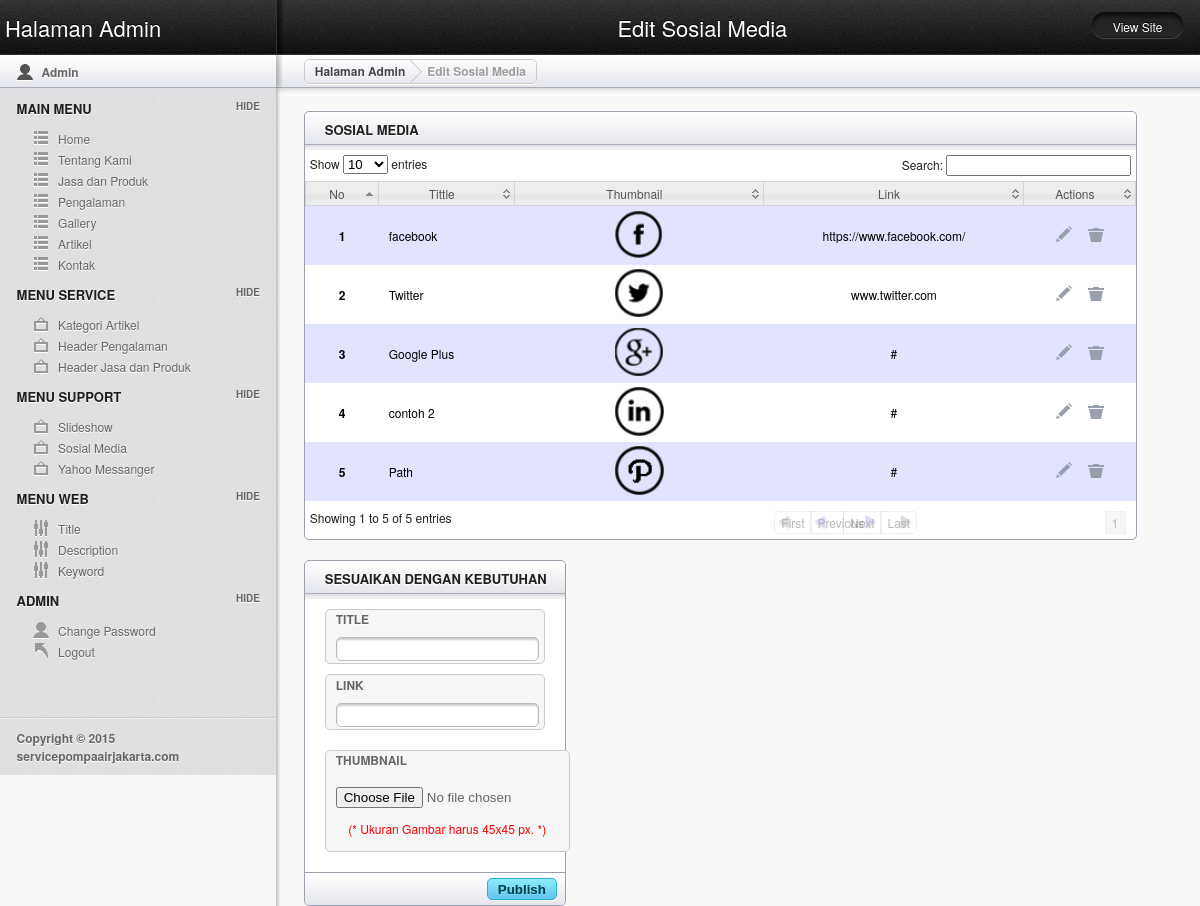
Page /adm/media.php?module=sosmed (signed in) on the committed database.
### tables this page shows
CREATE TABLE IF NOT EXISTS `mod_sosial` (
  `id` int(2) NOT NULL AUTO_INCREMENT,
  `nama` varchar(100) NOT NULL,
  `link` varchar(150) NOT NULL,
  `gambar` varchar(150) NOT NULL,
  PRIMARY KEY (`id`)
);

### adm/modul/mod_sosial/sosial.php (the view, shortened to what this page needs)
<?php
 if (empty($_SESSION['username']) AND empty($_SESSION['passuser'])){
  echo "<link href='style.css' rel='stylesheet' type='text/css'>
 <center>Untuk mengakses modul, Anda harus login <br>";
  echo "<a href=../../index.php><b>LOGIN</b></a></center>";
}
else { ?>
		<?php
		$aksi="modul/mod_banner/aksi_banner.php";
		switch($_GET[act]){
			default:
		?>
		<article style="min-width:535px;" class="module width_3_quarter">
			<header><h3 class="tabs_involved">Sosial Media</h3>
			</header>
			<table class='display' id='example'>
			<thead>
				<tr>
    				<th>No</th>
    				<th>Tittle</th>
    				<th width="5%">Thumbnail</th>
    				<th>Link</th>
    				<th>Actions</th>
				</tr>
			</thead>
			<tbody>
			<?php
				$no=1;
				$banner = mysql_query("SELECT * FROM mod_sosial ORDER BY id ASC");
				while($s=mysql_fetch_array($banner)){
				?>
<tr>
<th><?php echo"$no" ?></th>
<td><?php echo"$s[nama]" ?></td>
<td width="30%"><center><img style="height:50px;" src="../joimg/<?php echo"$s[gambar]" ?>"></center></td>
<td style="text-align: center;"><?php echo"$s[link]" ?></td>
<td style="text-align:center">
<a href="<?php echo"?module=sosmed&act=edit&id=$s[id]";?>"><input type="image" src="images/icn_edit.png" title="Edit"></a>&nbsp;&nbsp;&nbsp;&nbsp;&nbsp;<a href="<?php echo"$aksi?module=sosmed&act=hapus&id=$s[id]";?>" onclick="return confirm('Apakah anda yakin menghapus banner ini?');"><input type="image" src="images/icn_trash.png" title="Trash"></a></td>
				</tr>
			<?php $no++; } ?>
			</tbody>
			</table>
		</article>
<article style="min-width:260px;" class="module width_quarter">
<header><h3>Sesuaikan dengan Kebutuhan</h3></header>
<form method='POST' enctype='multipart/form-data' action='modul/mod_sosial/aksi_sosial.php?module=sosmed&act=insertnew'>
				<div class="module_content">
<fieldset>
<label>Title</label>
<input name="nama" type="text">
</fieldset>
<fieldset>
<label>Link</label>
<input name="link" type="text">
</fieldset>
<fieldset style="float:left; width:30%; margin-right: 3%;">
<label>Thumbnail</label><br /><br />
<input style="margin-left:10px; margin-right:-20px;" type="file" name="fupload">
<p style="text-align:center; color: #ff0000;">(* Ukuran Gambar harus 45x45 px. *)</p>
</fieldset>
</div>
			<footer>
				<div class="submit_link">
					<input type="submit" value="Publish" class="alt_btn">
				</div>
			</footer>
			</form>
		</article>
		<?php break;
		?>
		<?php
		 } ?>
<?php } ?>

### adm/media.php (shortened to what this page needs)
<?php
if (empty($_SESSION['username']) AND empty($_SESSION['passuser'])){
  echo "<link href='css/screen.css' rel='stylesheet' type='text/css'><link href='css/reset.css' rel='stylesheet' type='text/css'>
 <center>Anda harus login dulu <br>";
  echo "<a href=index.php><b>LOGIN</b></a></center>";
}
else{
?>
<!doctype html>
<html lang="en">
<head>
	<link rel="stylesheet" href="css/layout.css" type="text/css" media="screen" />
</head>
<body>
	<header id="header">
		<hgroup>
			<h1 class="site_title"><a href="?module=halamanadmin">Halaman Admin</a></h1>
			<h2 class="section_title">
			<?php if ($_GET[module]=='halamanadmin') {?>
			Dashboard
			<?php } elseif ($_GET[module]=='profil'){?>
			Edit Profil
			<?php } elseif ($_GET[module]=='welcome'){?>
			Edit Welcome
			<?php } elseif ($_GET[module]=='artikel'){?>
			Edit Artikel
			<?php } elseif ($_GET[module]=='kontak'){?>
			Edit Kontak
			<?php } elseif ($_GET[module]=='kategori'){?>
			Edit Kategori
			<?php } elseif ($_GET[module]=='slideshow'){?>
			Edit Slideshow
			<?php } elseif ($_GET[module]=='title'){?>
			Edit Title Website
			<?php } elseif ($_GET[module]=='description'){?>
			Edit Description Website
			<?php } elseif ($_GET[module]=='keyword'){?>
			Edit Keyword Website
			<?php } elseif ($_GET[module]=='user'){?>
			Edit Change Password
			<?php } elseif ($_GET[module]=='banner'){?>
			Edit Change Banner
			<?php } elseif ($_GET[module]=='gallery'){?>
			Edit Change Gallery
		    <?php } elseif ($_GET[module]=='reservasi'){?>
			Edit Change Reservasi
			<?php } elseif ($_GET[module]=='jasa_produk'){?>
			Edit Jasa dan Produk
            <?php } elseif ($_GET[module]=='galeri_jasaproduk'){?>
			Edit Header Jasa dan Produk
			<?php } elseif ($_GET[module]=='pengalaman'){?>
			Edit Pengalaman
            <?php } elseif ($_GET[module]=='galeri_pengalaman'){?>
			Edit Header Pengalaman
			<?php } elseif ($_GET[module]=='sosmed'){?>
			Edit Sosial Media
			<?php } elseif ($_GET[module]=='ym'){?>
			Edit Sosial Media
			<?php } ?>
			</h2><div class="btn_view_site"><a href="http://servicepompaairjakarta.com" target="_blank">View Site</a></div>
		</hgroup>
	</header>
	<section id="secondary_bar">
		<div class="user">
			<p>Admin</p>
		</div>
		<div class="breadcrumbs_container">
			<article class="breadcrumbs"><a href="?module=halamanadmin">Halaman Admin</a> <div class="breadcrumb_divider"></div> <a class="current">
			<?php if ($_GET[module]=='halamanadmin') {?>
			Dashboard
			<?php } elseif ($_GET[module]=='profil'){?>
			Edit Profil
			<?php } elseif ($_GET[module]=='welcome'){?>
			Edit Welcome
			<?php } elseif ($_GET[module]=='artikel'){?>
			Edit Artikel
			<?php } elseif ($_GET[module]=='kontak'){?>
			Edit Kontak
			<?php } elseif ($_GET[module]=='kategori'){?>
			Edit Kategori
			<?php } elseif ($_GET[module]=='slideshow'){?>
			Edit Slideshow
			<?php } elseif ($_GET[module]=='title'){?>
			Edit Title Website
			<?php } elseif ($_GET[module]=='description'){?>
			Edit Description Website
			<?php } elseif ($_GET[module]=='keyword'){?>
			Edit Keyword Website
			<?php } elseif ($_GET[module]=='user'){?>
			Edit Change Password
			<?php } elseif ($_GET[module]=='banner'){?>
			Edit Change Banner
			<?php } elseif ($_GET[module]=='gallery'){?>
			Edit Change Gallery
			<?php } elseif ($_GET[module]=='reservasi'){?>
			Edit Change Reservasi
			<?php } elseif ($_GET[module]=='jasa_produk'){?>
			Edit Jasa dan Produk
            <?php } elseif ($_GET[module]=='galeri_jasaproduk'){?>
			Edit Header Jasa dan Produk
			<?php } elseif ($_GET[module]=='pengalaman'){?>
			Edit Pengalaman
            <?php } elseif ($_GET[module]=='galeri_pengalaman'){?>
			Edit Header Pengalaman
			<?php } elseif ($_GET[module]=='sosmed'){?>
			Edit Sosial Media
			<?php } elseif ($_GET[module]=='ym'){?>
			Edit Sosial Media
			<?php } ?>
			</a></article>
		</div>
	</section>
	<aside id="sidebar" class="column">
		<h3>Main Menu</h3>
		<ul class="toggle">
			<li class="icn_categories"><a href="?module=welcome">Home</a></li>
			<li class="icn_categories"><a href="?module=profil">Tentang Kami</a></li>
            <li class="icn_categories"><a href="?module=jasa_produk">Jasa dan Produk</a></li>
            <li class="icn_categories"><a href="?module=pengalaman">Pengalaman</a></li>
            <li class="icn_categories"><a href="?module=gallery">Gallery</a></li>
            <li class="icn_categories"><a href="?module=artikel">Artikel</a></li>
            <li class="icn_categories"><a href="?module=kontak">Kontak</a></li>
		</ul>
		<h3>Menu Service</h3>
		<ul class="toggle">
            <li class="icn_photo"><a href="?module=kategori">Kategori Artikel</a></li>
            <li class="icn_photo"><a href="?module=galeri_pengalaman">Header Pengalaman</a></li>
            <li class="icn_photo"><a href="?module=galeri_jasaproduk">Header Jasa dan Produk</a></li>
		</ul>
		<h3>Menu Support</h3>
		<ul class="toggle">
			<li class="icn_photo"><a href="?module=slideshow">Slideshow</a></li>
			<li class="icn_photo"><a href="?module=sosmed">Sosial Media</a></li>
			<li class="icn_photo"><a href="?module=ym">Yahoo Messanger</a></li>
		</ul>
		<h3>Menu Web</h3>
		<ul class="toggle">
			<li class="icn_settings"><a href="?module=title">Title</a></li>
			<li class="icn_settings"><a href="?module=description">Description</a></li>
			<li class="icn_settings"><a href="?module=keyword">Keyword</a></li>
		</ul>
		<h3>Admin</h3>
		<ul class="toggle">
			<li class="icn_profile"><a href="?module=user">Change Password</a></li>
			<li class="icn_jump_back"><a href="logout.php">Logout</a></li>
		</ul>
		<footer>
			<hr />
			<p style="margin-bottom:10px;"><strong>Copyright &copy; 2015 servicepompaairjakarta.com</strong></p>
		</footer>
	</aside>
	<section id="main" class="column">
		<?php include('content.php'); ?>
	</section>
</body>
</html>
<?php
}
?>

### adm/content.php (shortened to what this page needs)
<?php
if ($_GET[module]=='halamanadmin'){
  if ($_SESSION['leveluser']=='admin'){ ?>
  <h4 class="alert_info">Selamat Datang Di admin panel RADITIA TEKNIK.</h4>
		 <?php
  }
}
elseif ($_GET[module]=='welcome'){
  if ($_SESSION['leveluser']=='admin'){
    include "modul/mod_welcome/welcome.php";
  }
}
elseif ($_GET[module]=='profil'){
  if ($_SESSION['leveluser']=='admin'){
    include "modul/mod_profil/profil.php";
  }
}
elseif ($_GET[module]=='artikel'){
  if ($_SESSION['leveluser']=='admin'){
    include "modul/mod_artikel/artikel.php";
  }
}
elseif ($_GET[module]=='kategori'){
  if ($_SESSION['leveluser']=='admin'){
    include "modul/mod_kategori/kategori.php";
  }
}
elseif ($_GET[module]=='kontak'){
  if ($_SESSION['leveluser']=='admin'){
    include "modul/mod_kontak/kontak.php";
  }
}
elseif ($_GET[module]=='slideshow'){
  if ($_SESSION['leveluser']=='admin'){
    include "modul/mod_slideshow/slideshow.php";
  }
}
elseif ($_GET[module]=='banner'){
  if ($_SESSION['leveluser']=='admin'){
    include "modul/mod_banner/banner.php";
  }
}
elseif ($_GET[module]=='reservasi'){
  if ($_SESSION['leveluser']=='admin'){
    include "modul/mod_reservasi/reservasi.php";
  }
}
elseif ($_GET[module]=='gallery'){
  if ($_SESSION['leveluser']=='admin'){
    include "modul/mod_gallery/gallery.php";
  }
}
elseif ($_GET[module]=='title'){
  if ($_SESSION['leveluser']=='admin'){
    include "modul/mod_title/title.php";
  }
}
elseif ($_GET[module]=='description'){
  if ($_SESSION['leveluser']=='admin'){
    include "modul/mod_description/description.php";
  }
}
elseif ($_GET[module]=='keyword'){
  if ($_SESSION['leveluser']=='admin'){
    include "modul/mod_keyword/keyword.php";
  }
}
elseif ($_GET[module]=='user'){
  if ($_SESSION['leveluser']=='admin'){
    include "modul/mod_user/user.php";
  }
}
elseif($_GET['module']=='jasa_produk'){
	if($_SESSION['leveluser']=='admin')
	{
		include "modul/mod_jasa_produk/jasa_produk.php";
	}
}
elseif($_GET['module']=='galeri_jasaproduk'){
	if($_SESSION['leveluser']=='admin')
	{
		include "modul/mod_galeri_jasaproduk/galeri_jasaproduk.php";
	}
}
elseif($_GET['module']=='pengalaman'){
	if($_SESSION['leveluser']=='admin')
	{
		include "modul/mod_pengalaman/pengalaman.php";
	}
}
elseif($_GET['module']=='galeri_pengalaman'){
	if($_SESSION['leveluser']=='admin')
	{
		include "modul/mod_galeri_pengalaman/galeri_pengalaman.php";
	}
}
elseif($_GET['module']=='sosmed'){
	if($_SESSION['leveluser']=='admin')
	{
		include "modul/mod_sosial/sosial.php";
	}
}
elseif($_GET['module']=='ym'){
	if($_SESSION['leveluser']=='admin')
	{
		include "modul/mod_ym/ym.php";
	}
}
else{
  echo "<p><b>MODUL BELUM ADA ATAU BELUM LENGKAP</b></p>";
}
?>

### adm/media/css/demo_table_jui.css (style rules this page uses)
table.display thead th { padding: 3px 0px 3px 10px; cursor: pointer; * cursor: hand; }
table.display { margin: 0 auto; width: 100%; clear: both; border-collapse: collapse; }
table.display td { padding: 3px 10px; }
tr.odd { background-color: #E2E4FF; }
tr.even { background-color: white; }

### adm/modul/mod_sosial/sosial.php (style rules this page uses)
fieldset input[type=text] { width:87% }

### rows in the picture
mod_sosial: nama "facebook", gambar (picture), link "https://www.facebook.com/"
mod_sosial: nama "Twitter", gambar (picture), link "www.twitter.com"
mod_sosial: nama "Google Plus", gambar (picture), link "#"
mod_sosial: nama "contoh 2", gambar (picture), link "#"
mod_sosial: nama "Path", gambar (picture), link "#"
